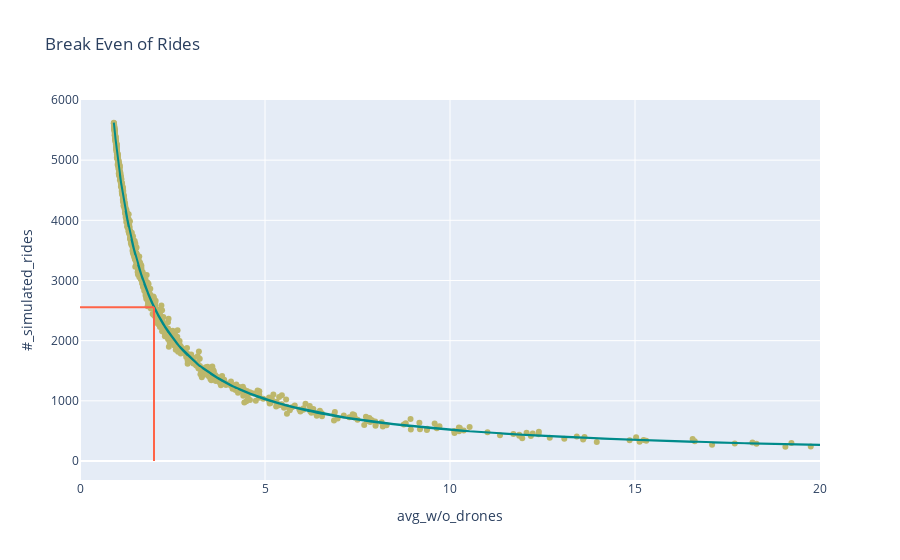

Here is the notebook cell this chart was saved with:
### Code cell
# Plotting results
needed_rides_fig1 = px.scatter(
    regression_metrics_main_routes,
    x="avg_w/o_drones",
    y="#_simulated_rides",
    color_discrete_sequence=["DarkKhaki"],
    title="Break Even of Rides",
    range_x=[0, 20],
)
needed_rides_fig1["data"][0]["name"] = "Simulated Rides Data"
needed_rides_fig1["data"][0]["showlegend"] = False
# Line Plot of Regressed Data
needed_rides_fig2 = px.line(
    x=regression_metrics_main_routes["avg_w/o_drones"],
    y=fa.regression_function(
        regression_metrics_main_routes["avg_w/o_drones"],
        *fa.get_opt_parameter(regression_metrics_main_routes, "avg_w/o_drones"),
    ),
    color_discrete_sequence=["DarkCyan"],
    range_x=[0, 20],
)
needed_rides_fig2["data"][0]["name"] = "Regression of Rides Data"
needed_rides_fig2["data"][0]["showlegend"] = False
# Line Plot working as cursor for current max days
needed_rides_fig3 = px.line(
    x=[2, 2], y=[0, needed_rides_main_routes], color_discrete_sequence=["tomato"]
)
needed_rides_fig3["data"][0]["name"] = "Max Days for Delivery"
needed_rides_fig3["data"][0]["showlegend"] = False
needed_rides_fig4 = px.line(
    x=[0, 2],
    y=[needed_rides_main_routes, needed_rides_main_routes],
    color_discrete_sequence=["tomato"],
)

needed_rides_fig = go.Figure(
    data=needed_rides_fig1.data
    + needed_rides_fig2.data
    + needed_rides_fig3.data
    + needed_rides_fig4.data,
    layout=needed_rides_fig1.layout,
)
needed_rides_fig

### Figure 1 — Plotly figure (JSON) as saved in the notebook; plotly's stock layout.template omitted (floating-point values rounded to 4 significant figures; data arrays with more than 128 entries replaced by an {"elided": "..."} marker saying what was removed)
{"data": [{"hovertemplate": "avg_w/o_drones=%{x}<br>#_simulated_rides=%{y}<extra></extra>", "legendgroup": "", "marker": {"color": "DarkKhaki", "symbol": "circle"}, "mode": "markers", "name": "Simulated Rides Data", "orientation": "v", "showlegend": false, "type": "scatter", "x": {"elided": "778 float values"}, "xaxis": "x", "y": {"elided": "778 float values"}, "yaxis": "y"}, {"hovertemplate": "x=%{x}<br>y=%{y}<extra></extra>", "legendgroup": "", "line": {"color": "DarkCyan", "dash": "solid"}, "marker": {"symbol": "circle"}, "mode": "lines", "name": "Regression of Rides Data", "orientation": "v", "showlegend": false, "type": "scatter", "x": {"elided": "778 float values"}, "xaxis": "x", "y": {"elided": "778 float values"}, "yaxis": "y"}, {"hovertemplate": "x=%{x}<br>y=%{y}<extra></extra>", "legendgroup": "", "line": {"color": "tomato", "dash": "solid"}, "marker": {"symbol": "circle"}, "mode": "lines", "name": "Max Days for Delivery", "orientation": "v", "showlegend": false, "type": "scatter", "x": [2, 2], "xaxis": "x", "y": [0, 2556.0], "yaxis": "y"}, {"hovertemplate": "x=%{x}<br>y=%{y}<extra></extra>", "legendgroup": "", "line": {"color": "tomato", "dash": "solid"}, "marker": {"symbol": "circle"}, "mode": "lines", "name": "", "orientation": "v", "showlegend": false, "type": "scatter", "x": [0, 2], "xaxis": "x", "y": [2556.0, 2556.0], "yaxis": "y"}], "layout": {"legend": {"tracegroupgap": 0}, "title": {"text": "Break Even of Rides"}, "xaxis": {"anchor": "y", "domain": [0, 1], "range": [0, 20], "title": {"text": "avg_w/o_drones"}}, "yaxis": {"anchor": "x", "domain": [0, 1], "title": {"text": "#_simulated_rides"}}}}
